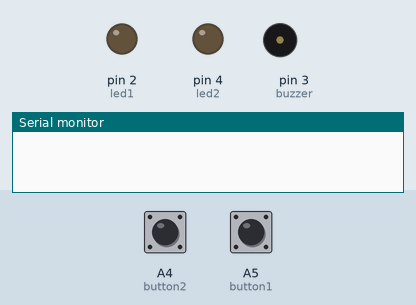
Recording of a sketch running on a simulated Arduino Uno, built with avr-gcc and run on an emulated ATmega328P. Parts: output pins drawn as LEDs (lit = HIGH), buzzer (waves = sounding), the last lines printed to the serial monitor. The test bench sets the inputs (shaded band); at power-on: A4 (button2) LOW, A5 (button1) LOW. Random numbers use the default seed unless the sketch sets one.

Above: at 7.9 s.
8.0 s: A4 (button2) pulled HIGH for 0.2 s
At 8.1 s:
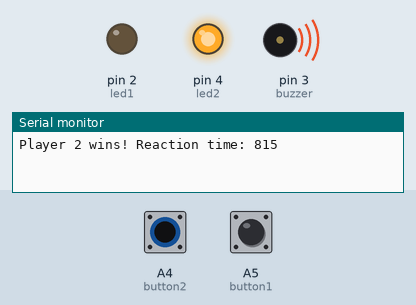
At 8.6 s:
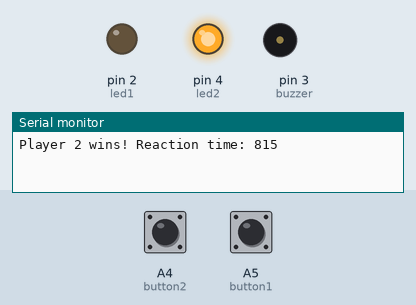
Timing chart, 0 to 23.6 s (numbered marks = the images above; inputs shaded):
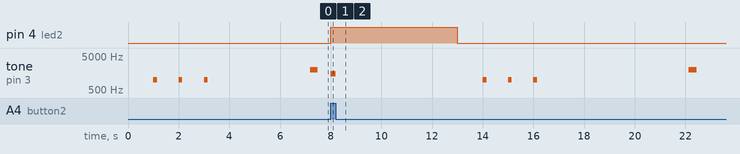

Measured:
- after the input at 8.0 s, pin 4 (led2): LOW → HIGH at once, → LOW 5.0 s later; tone on pin 3 (buzzer): plays 1500 Hz for 0.20 s, 1000 Hz for 0.15 s, 1000 Hz for 0.15 s, 1000 Hz for 0.15 s, 2000 Hz for 0.30 s, starting at once
- by itself, tone on pin 3 (buzzer): plays 1000 Hz for 0.15 s, 1000 Hz for 0.15 s, 1000 Hz for 0.15 s, 2000 Hz for 0.30 s

The sketch:

reaction-time-duel.ino
```cpp
const int button1 = A5;
const int button2 = A4;

const int led1 = 2;
const int led2 = 4;

const int buzzer = 3;

void setup() {
  pinMode(button1, INPUT);
  pinMode(button2, INPUT);

  pinMode(led1, OUTPUT);
  pinMode(led2, OUTPUT);

  pinMode(buzzer, OUTPUT);

  randomSeed(analogRead(A0));
}

void loop() {

  // 1. Reset LEDs
  digitalWrite(led1, LOW);
  digitalWrite(led2, LOW);

  delay(1000);

  // 2. Countdown
  for (int i = 0; i < 3; i++) {
    tone(buzzer, 1000, 150);
    delay(1000);
  }

  // 3. Random delay
  delay(random(2000, 6000));

  // 4. Reaction signal
  tone(buzzer, 2000, 300);

  unsigned long startTime = millis();

  // 5. Wait for a button
  while (true) {

    if (digitalRead(button1) == HIGH) {
      unsigned long reactionTime = millis() - startTime;

      digitalWrite(led1, HIGH);

      tone(buzzer, 1000, 200);

      Serial.begin(9600);
      Serial.print("Player 1 wins! Reaction time: ");
      Serial.println(reactionTime);

      delay(5000);
      break;
    }

    if (digitalRead(button2) == HIGH) {
      unsigned long reactionTime = millis() - startTime;

      digitalWrite(led2, HIGH);

      tone(buzzer, 1500, 200);

      Serial.begin(9600);
      Serial.print("Player 2 wins! Reaction time: ");
      Serial.println(reactionTime);

      delay(5000);
      break;
    }
  }
}
```
